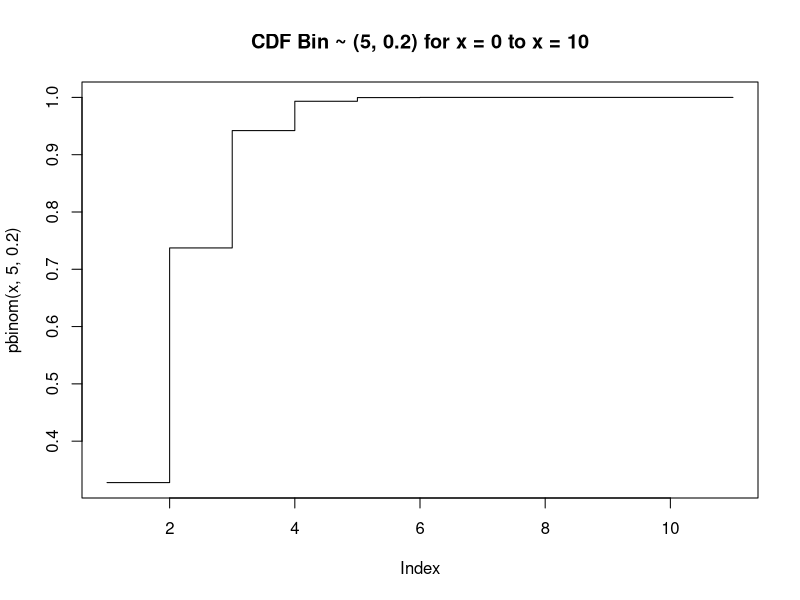
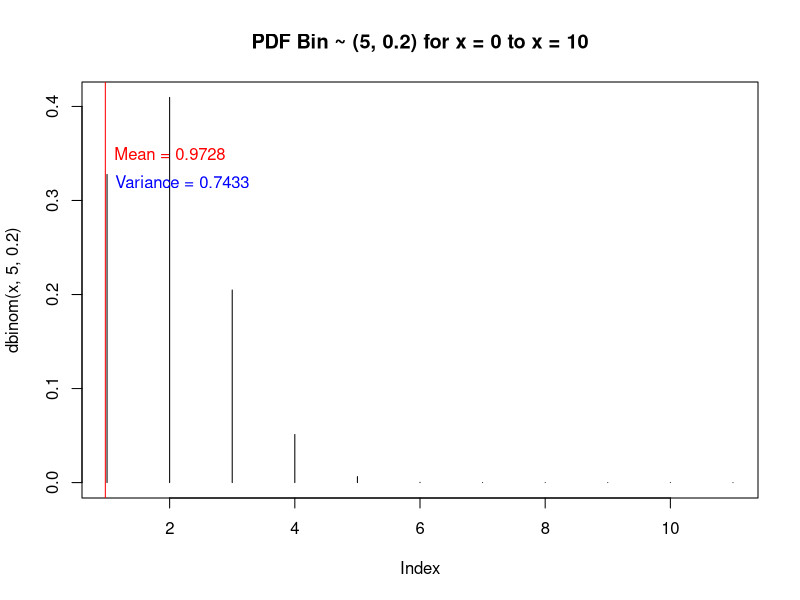
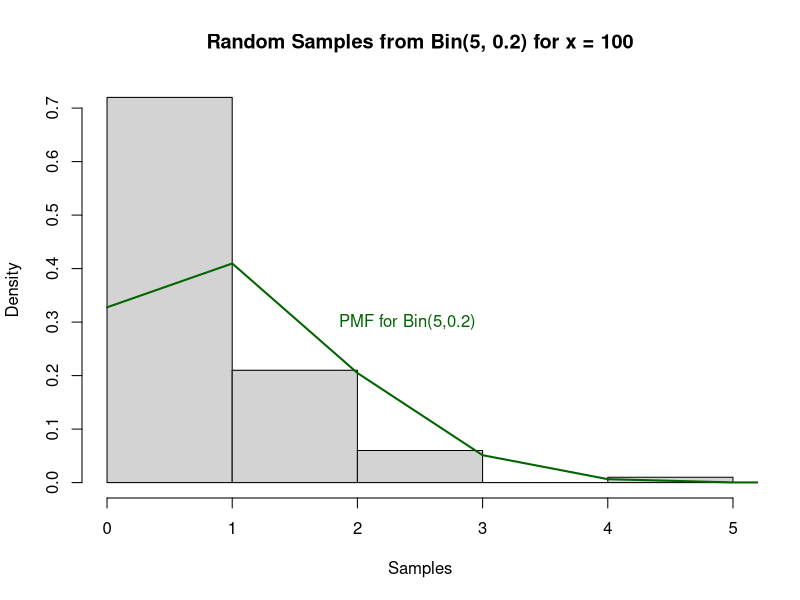
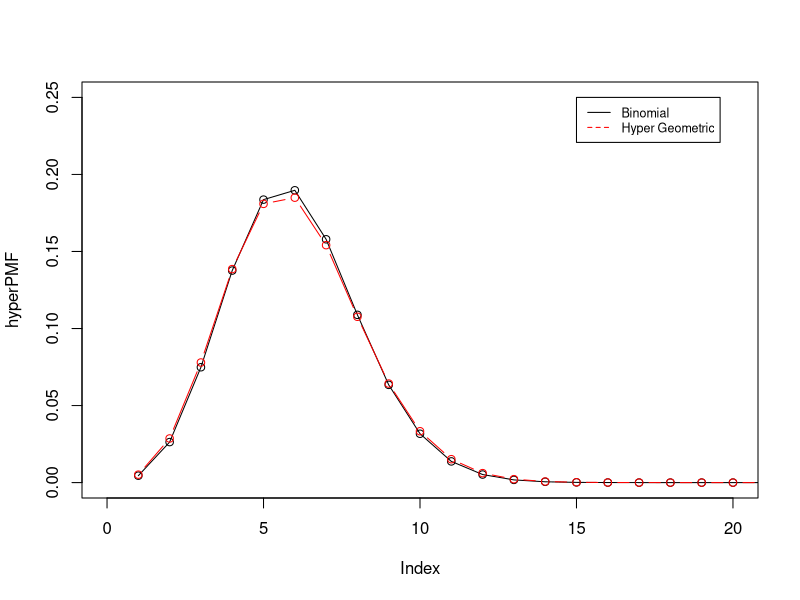
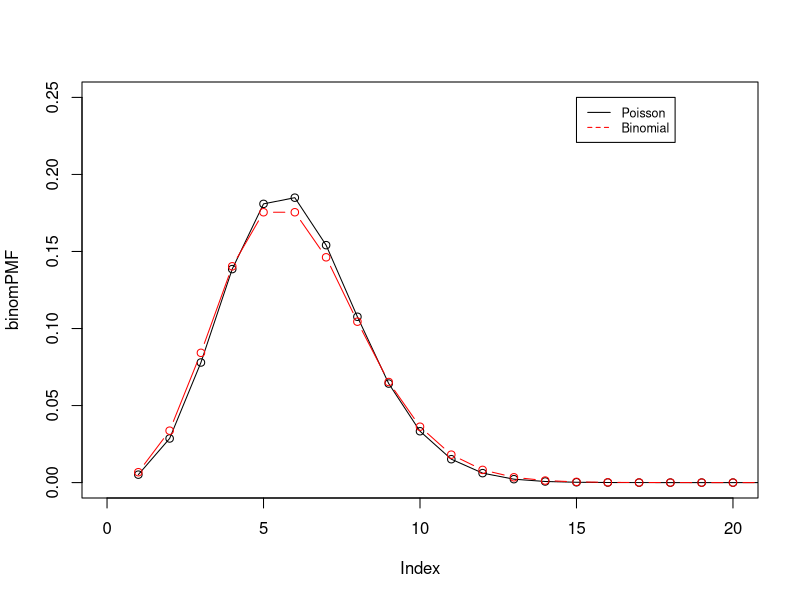

Write the R code that produced these figures, in order.
## ---- chunk 1
#binomial pdf
dbinom(3,5,0.2)
## ---- chunk 2
choose(5,3)*(0.2)^3*(0.8)^2
## ---- chunk 3
#binomial cdf
pbinom(3,5,0.2)
## ---- chunk 4
choose(5,0)*(0.2)^0*(0.8)^(5) + choose(5,1)*(0.2)^1*(0.8)^(4) + choose(5,2)*(0.2)^2*(0.8)^(3) + choose(5,3)*(0.2)^3*(0.8)^(2)
## ---- chunk 5
library(dplyr)
library(ggplot2)


x= 0:10
plot(pbinom(x,5,0.2), type = "s", main = "CDF Bin ~ (5, 0.2) for x = 0 to x = 10")



# expectation
x = c(0, 1, 2, 3)
prob = dbinom(x,5,0.2)*x
E = sum(prob)

# variance
prob2 =dbinom(x,5,0.2)*x^2
V = sum(prob2)-(sum(prob)^2)

x= 0:10
plot(dbinom(x,5,0.2), type = "h", main = "PDF Bin ~ (5, 0.2) for x = 0 to x = 10")
abline(v = E, col = "red")

text(2, 0.35, "Mean = 0.9728", col = "red")
text(2.2, 0.32, "Variance = 0.7433", col = "blue")


## ---- chunk 6
# hypergeometric pdf
dhyper(2,4,6,5)
(choose(4,2)*choose(6,3))/choose(10,5)

# hypergeometric cdf
phyper(2,4,6,5) 
(choose(4,0)*choose(6,5))/choose(10,5) +(choose(4,1)*choose(6,4))/choose(10,5)+
(choose(4,2)*choose(6,3))/choose(10,5)

## ---- chunk 7
#Poisson pdf
dpois(0,5/2)
(exp(-5/2)*(5/2)^0)/factorial(0)

#Poisson cdf
ppois(1,5/2)
(exp(-5/2)*(5/2)^0)/factorial(0) + (exp(-5/2)*(5/2)^1)/factorial(1)
## ---- chunk 8

Samples = rbinom(100, 5, 0.2)
hist(Samples, breaks = 0:5.5, probability = TRUE, main = "Random Samples from Bin(5, 0.2) for x = 100")
lines(x, dbinom(x,5,0.2), col = "darkgreen", lwd = 2)
text(2.4, 0.3, "PMF for Bin(5,0.2)", col = "darkgreen")

## ---- chunk 9

# Plot the PMFs for each distribution to illustrate their relations.

x <- 0:20

N=1000
m=100
n=50

# Probability of x successes in 50 trials with prob 0.1
binomPMF <- dbinom(x, n, m/N)

# Probability of x successes in 50 trials with 1000 choices, 100 of them correct.
hyperPMF <- dhyper(x, m, N-m, n)

# Probability of x occurances with an occurance rate of 10
poisPMF <- dpois(x, 5)


plot(hyperPMF, xlim = c(0, 20), ylim = c(0, 0.25), col='black', type='o')
points(binomPMF, xlim = c(0, 20), ylim = c(0, 0.25), col='red', type='b')
legend(15, 0.25, legend=c("Binomial", "Hyper Geometric"), 
       col=c("black", "red"), lty=1:2, cex=.75)

plot(binomPMF, xlim = c(0, 20), ylim = c(0, 0.25), col='black', type='o')
points(poisPMF, xlim = c(0, 20), ylim = c(0, 0.25), col='red', type='b')
legend(15, 0.25, legend=c("Poisson", "Binomial"), 
       col=c("black", "red"), lty=1:2, cex=.75)
